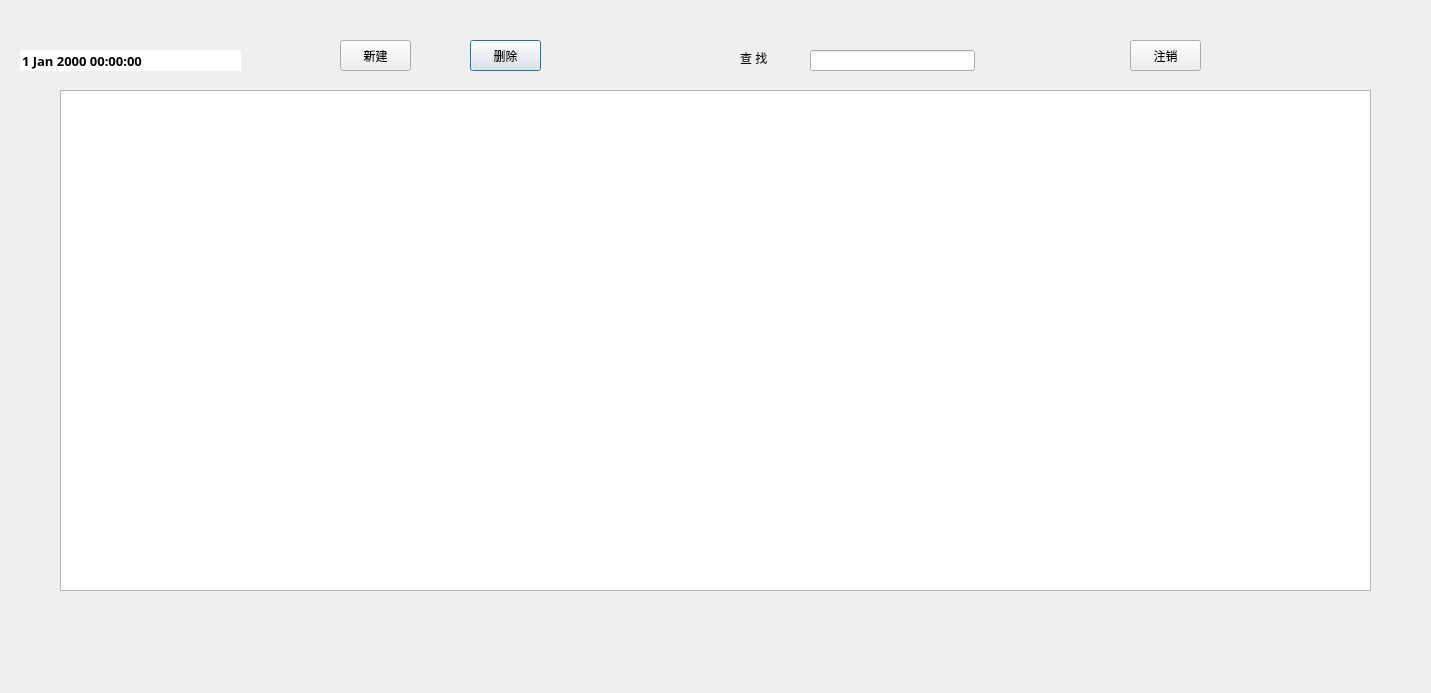
<?xml version="1.0" encoding="UTF-8"?>
<ui version="4.0">
 <class>AdminMode</class>
 <widget class="QDialog" name="AdminMode">
  <property name="geometry">
   <rect>
    <x>0</x>
    <y>0</y>
    <width>1431</width>
    <height>693</height>
   </rect>
  </property>
  <property name="windowTitle">
   <string>Dialog</string>
  </property>
  <widget class="QTreeView" name="treeView">
   <property name="geometry">
    <rect>
     <x>60</x>
     <y>90</y>
     <width>1311</width>
     <height>501</height>
    </rect>
   </property>
  </widget>
  <widget class="QPushButton" name="DeleteButton">
   <property name="geometry">
    <rect>
     <x>470</x>
     <y>40</y>
     <width>71</width>
     <height>31</height>
    </rect>
   </property>
   <property name="text">
    <string>删除</string>
   </property>
  </widget>
  <widget class="QDateTimeEdit" name="dateTimeEdit">
   <property name="geometry">
    <rect>
     <x>20</x>
     <y>50</y>
     <width>221</width>
     <height>21</height>
    </rect>
   </property>
   <property name="font">
    <font>
     <family>宋体</family>
     <pointsize>10</pointsize>
     <weight>75</weight>
     <italic>false</italic>
     <bold>true</bold>
     <underline>false</underline>
     <kerning>true</kerning>
    </font>
   </property>
   <property name="inputMethodHints">
    <set>Qt::ImhPreferNumbers</set>
   </property>
   <property name="wrapping">
    <bool>false</bool>
   </property>
   <property name="frame">
    <bool>false</bool>
   </property>
   <property name="alignment">
    <set>Qt::AlignLeading|Qt::AlignLeft|Qt::AlignVCenter</set>
   </property>
   <property name="readOnly">
    <bool>true</bool>
   </property>
   <property name="buttonSymbols">
    <enum>QAbstractSpinBox::NoButtons</enum>
   </property>
  </widget>
  <widget class="QPushButton" name="GoBackButton">
   <property name="geometry">
    <rect>
     <x>1130</x>
     <y>40</y>
     <width>71</width>
     <height>31</height>
    </rect>
   </property>
   <property name="text">
    <string>注销</string>
   </property>
  </widget>
  <widget class="QWidget" name="widget" native="true">
   <property name="geometry">
    <rect>
     <x>660</x>
     <y>40</y>
     <width>381</width>
     <height>51</height>
    </rect>
   </property>
   <widget class="QLineEdit" name="FindEdit_2">
    <property name="geometry">
     <rect>
      <x>150</x>
      <y>10</y>
      <width>165</width>
      <height>21</height>
     </rect>
    </property>
   </widget>
   <widget class="QLabel" name="label_2">
    <property name="geometry">
     <rect>
      <x>80</x>
      <y>10</y>
      <width>41</width>
      <height>16</height>
     </rect>
    </property>
    <property name="text">
     <string>查 找</string>
    </property>
   </widget>
  </widget>
  <widget class="QPushButton" name="CreateButton">
   <property name="geometry">
    <rect>
     <x>340</x>
     <y>40</y>
     <width>71</width>
     <height>31</height>
    </rect>
   </property>
   <property name="text">
    <string>新建</string>
   </property>
  </widget>
 </widget>
 <tabstops>
  <tabstop>treeView</tabstop>
  <tabstop>CreateButton</tabstop>
  <tabstop>DeleteButton</tabstop>
  <tabstop>FindEdit_2</tabstop>
  <tabstop>dateTimeEdit</tabstop>
  <tabstop>GoBackButton</tabstop>
 </tabstops>
 <resources/>
 <connections/>
</ui>
